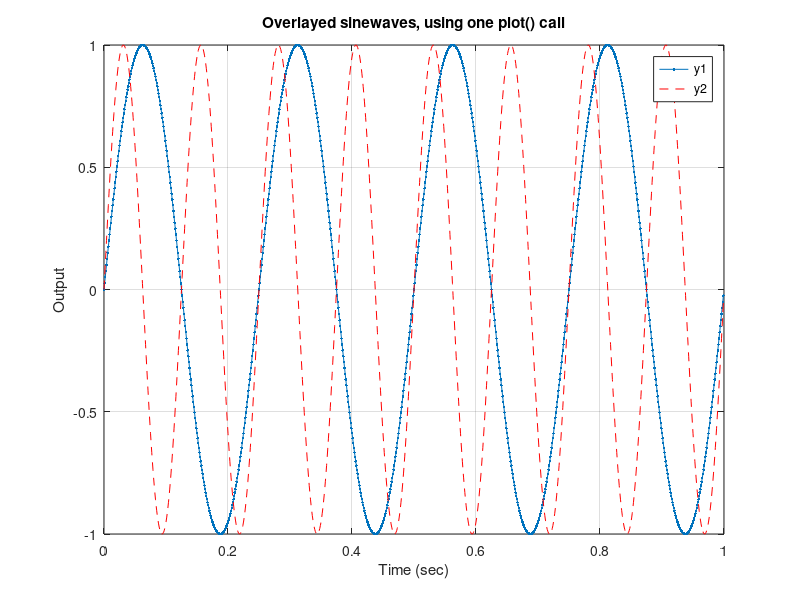
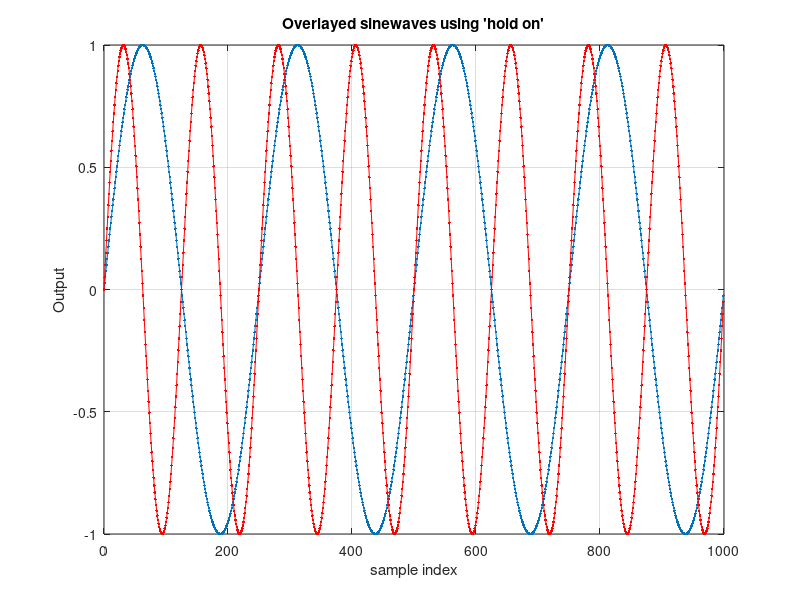
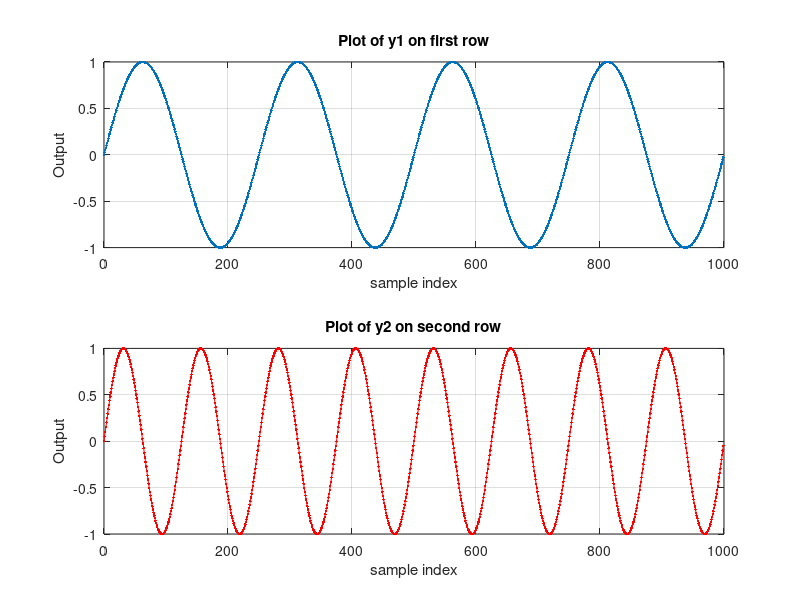
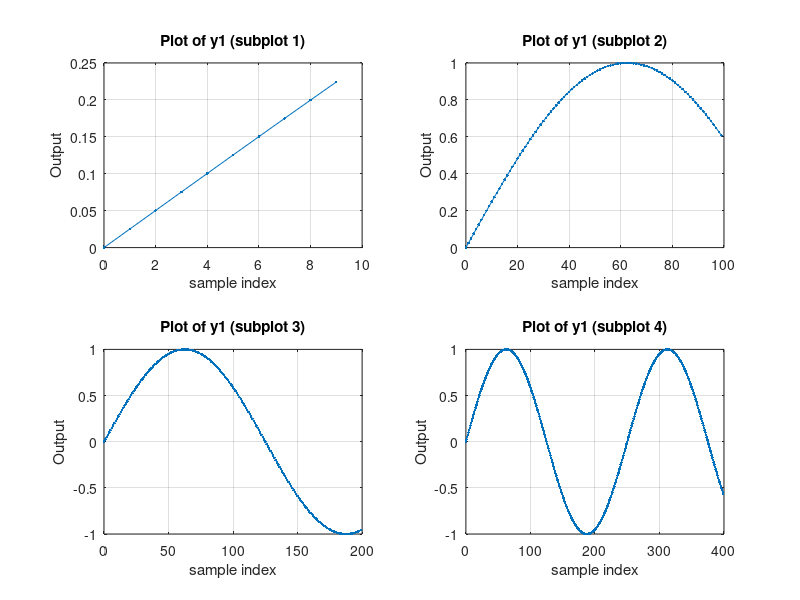

These figures' MATLAB source, in order:
% User Functions and plotting.

clear all;
close all;

%%
%% Functions
%% 

% Example: Create a custom function which creates a sinewave:

function [y, n, t] = makeSineFunc(f, Fs, N)
% Creating a sinewave at a certain frequency and sample rate.
% Inputs:
%   f: Frequency in Hz
%   Fs: Sample rate, in Hz
%   N: Number of samples
% Returns:
%   y: waveform samples
%   n: Sample index array
%   t: Time array
    Ts = 1/Fs;            % The sample period.
    n = 0:(N-1);           % Create the discrete time values.
    t = n * Ts
    y = sin((2.0*pi*f/Fs).*n);   % Creating a sampled sin waveform of frequency f1
end

Fs = 1e3;
N = 1000;
f1 = 4;
f2 = 8;
[y1, n, t] = makeSineFunc(f1, Fs, N);    % Capture each function output
y2 = makeSineFunc(f2, Fs, N);            % Only need the first output.

% Now plot both together, simple:
% plot arguments: (x1, y1, [opt formatting], x2, y2, [opt formatting], ...)
% Formatting can change linestyle and markerstyle using the shorthand:  '<color><marker><linestyle>'
% Examples:
% '.-'  -> solid line with a dot at each sample point. Defaults to blue linecolor.
% 'r'   -> solid red line
% 'r*-' -> solid red line with asterisk as markerstyle
% 'k--' -> black dashed line
% Color shorthand: 
% 'r' red
% 'g' green
% 'b' blue
% 'c' cyan
% 'm' magenta
% 'y' yellow
% 'k' black
figure;
plot(t, y1, '.-', t, y2, 'r--');
xlabel("Time (sec)")
ylabel("Output")
title("Overlayed sinewaves, using one plot() call");
grid on;
legend('y1', 'y2')

% Another way to overlay:

figure
plot(n, y1, '.-');
hold on;
plot(n, y2, 'r.-');
xlabel("sample index")
ylabel("Output")
grid on;
title("Overlayed sinewaves using 'hold on'");


%%%%%%%%%%%%%%%%%%%%%%%%%%%%%%%%%%%%%%%%
%% Subplots:
%%%%%%%%%%%%%%%%%%%%%%%%%%%%%%%%%%%%%%%%

% Create multiple axes in a single figure:
% Example create 2 x 1 figure:
figure;

% Access the first plot index (i.e. the first row)
subplot(2, 1, 1)                      % 2 rows, 1 column, axes index
plot(n, y1, '.-');
xlabel("sample index")
ylabel("Output")
title("Plot of y1 on first row");
grid on;

% Plot to the second plot index (i.e. the second row)
subplot(2, 1, 2)
plot(n, y2, 'r.-');
xlabel("sample index")
ylabel("Output")
title("Plot of y2 on second row");
grid on;

figure;
subplot(2, 2, 1)
plot(n(1:10), y1(1:10), '.-');
xlabel("sample index")
ylabel("Output")
title("Plot of y1 (subplot 1)");
grid on;

subplot(2, 2, 2)
plot(n(1:100), y1(1:100), '.-');
xlabel("sample index")
ylabel("Output")
title("Plot of y1 (subplot 2)");
grid on;

subplot(2, 2, 3)
plot(n(1:200), y1(1:200), '.-');
xlabel("sample index")
ylabel("Output")
title("Plot of y1 (subplot 3)");
grid on;

subplot(2, 2, 4)
h = plot(n(1:400), y1(1:400), '.-');
xlabel("sample index")
ylabel("Output")
title("Plot of y1 (subplot 4)");
grid on;

waitfor(h)         % Not necessary when running Matlab, I'm using Octave so this keeps the figures open.
